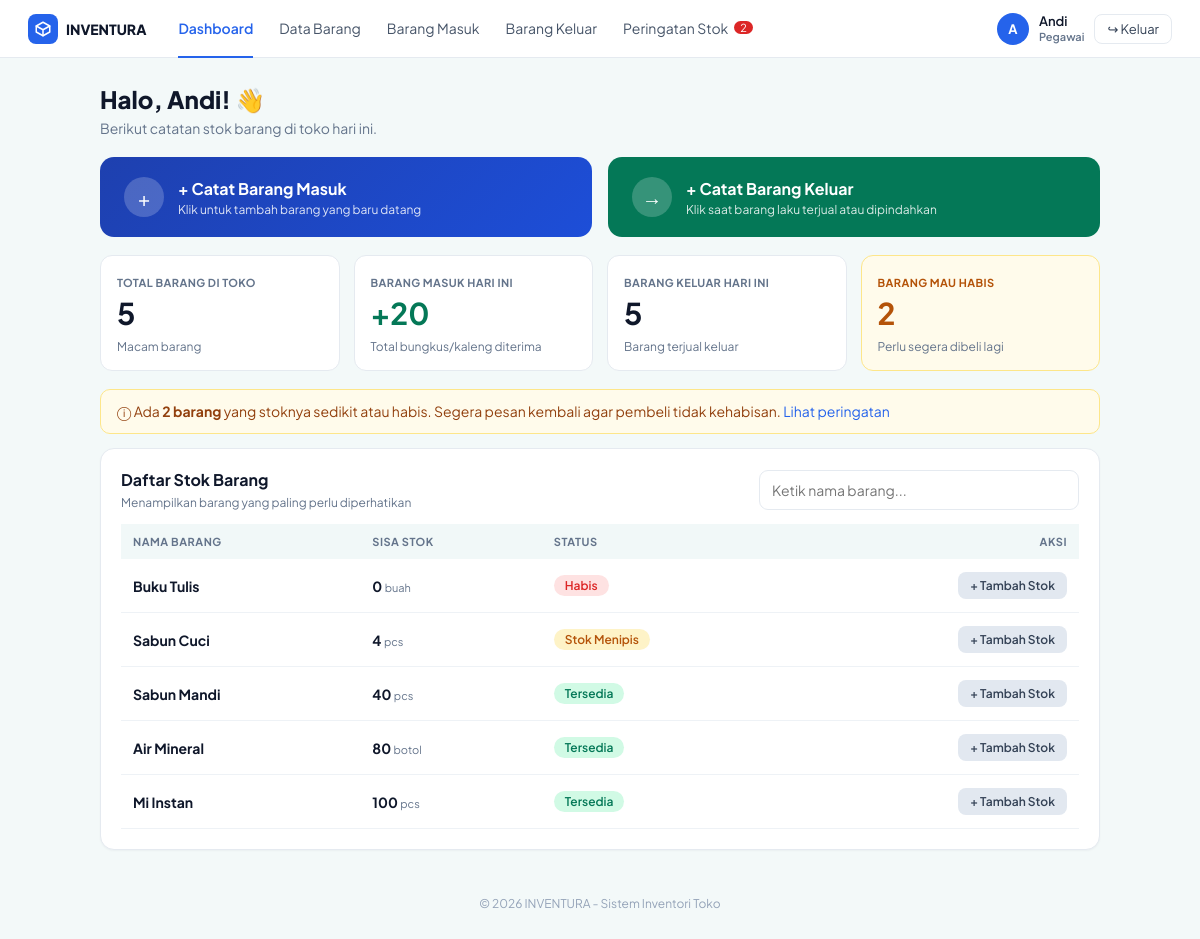
/index.php (signed in), run on the app's committed database.
### tables this page shows
CREATE TABLE barang (
  id_barang INT AUTO_INCREMENT PRIMARY KEY,
  id_kategori INT NOT NULL,
  nama_barang VARCHAR(100) NOT NULL,
  satuan VARCHAR(20) NOT NULL,
  stok INT NOT NULL,
  stok_minimum INT NOT NULL,
  FOREIGN KEY (id_kategori) REFERENCES kategori(id_kategori)
);

### index.php (the view, shortened to what this page needs)
<?php
include "header.php";
$jenis = mysqli_fetch_assoc(mysqli_query($koneksi, "SELECT COUNT(*) AS n FROM barang"))['n'];
$masuk = mysqli_fetch_assoc(mysqli_query($koneksi, "SELECT IFNULL(SUM(d.jumlah),0) AS n FROM detail_transaksi d
    JOIN transaksi t ON d.id_transaksi = t.id_transaksi
    WHERE t.jenis_transaksi='Masuk' AND t.tanggal = CURDATE()"))['n'];
$keluar = mysqli_fetch_assoc(mysqli_query($koneksi, "SELECT IFNULL(SUM(d.jumlah),0) AS n FROM detail_transaksi d
    JOIN transaksi t ON d.id_transaksi = t.id_transaksi
    WHERE t.jenis_transaksi='Keluar' AND t.tanggal = CURDATE()"))['n'];
$mau_habis = $jumlah_peringatan;
$cari = isset($_GET['cari']) ? mysqli_real_escape_string($koneksi, $_GET['cari']) : "";
$hasil = mysqli_query($koneksi, "SELECT * FROM barang WHERE nama_barang LIKE '%$cari%' ORDER BY (stok <= stok_minimum) DESC, stok ASC LIMIT 10");
?>
<h1>Halo, <?= htmlspecialchars($_SESSION['nama_pegawai']) ?>! &#128075;</h1>
<p class="sub">Berikut catatan stok barang di toko hari ini.</p>
<div class="aksi-besar">
  <a class="biru" href="transaksi.php?jenis=Masuk">
    <div class="lingkar">+</div>
    <div><b>+ Catat Barang Masuk</b><span>Klik untuk tambah barang yang baru datang</span></div>
  </a>
  <a class="hijau" href="transaksi.php?jenis=Keluar">
    <div class="lingkar">&rarr;</div>
    <div><b>+ Catat Barang Keluar</b><span>Klik saat barang laku terjual atau dipindahkan</span></div>
  </a>
</div>
<div class="statistik">
  <div class="stat"><small>Total Barang di Toko</small><b><?= $jenis ?></b><span>Macam barang</span></div>
  <div class="stat hijau"><small>Barang Masuk Hari Ini</small><b>+<?= $masuk ?></b><span>Total bungkus/kaleng diterima</span></div>
  <div class="stat"><small>Barang Keluar Hari Ini</small><b><?= $keluar ?></b><span>Barang terjual keluar</span></div>
  <div class="stat kuning"><small>Barang Mau Habis</small><b><?= $mau_habis ?></b><span>Perlu segera dibeli lagi</span></div>
</div>
<?php if ($mau_habis > 0) { ?>
<div class="banner">&#9432; Ada <b><?= $mau_habis ?> barang</b> yang stoknya sedikit atau habis. Segera pesan kembali agar pembeli tidak kehabisan. <a href="peringatan.php">Lihat peringatan</a></div>
<?php } ?>
<div class="kartu" style="margin-top:14px">
  <form method="get" class="cari" style="justify-content:space-between">
    <div><b style="font-size:16px">Daftar Stok Barang</b><div class="bantu">Menampilkan barang yang paling perlu diperhatikan</div></div>
    <input type="text" name="cari" placeholder="Ketik nama barang..." value="<?= htmlspecialchars($cari) ?>">
  </form>
  <table>
    <tr><th>Nama Barang</th><th>Sisa Stok</th><th>Status</th><th style="text-align:right">Aksi</th></tr>
    <?php while ($b = mysqli_fetch_assoc($hasil)) { $s = status_stok($b['stok'], $b['stok_minimum']); ?>
    <tr>
      <td class="tebal"><?= htmlspecialchars($b['nama_barang']) ?></td>
      <td><b><?= $b['stok'] ?></b> <small style="display:inline"><?= $b['satuan'] ?></small></td>
      <td><span class="pill <?= $s[1] ?>"><?= $s[0] ?></span></td>
      <td style="text-align:right"><a class="btn btn-kecil btn-abu" href="transaksi.php?jenis=Masuk&id_barang=<?= $b['id_barang'] ?>">+ Tambah Stok</a></td>
    </tr>
    <?php } ?>
  </table>
</div>
<?php include "footer.php"; ?>

### style.css (style rules this page uses)
:root { --biru:#2563eb; --biru-tua:#1e40af; --hijau:#047857; --bg:#f3f9f9; --garis:#e5eaf0; --teks:#0f172a; --abu:#64748b; }
* { box-sizing: border-box; }
body { font-family: 'Plus Jakarta Sans', Arial, sans-serif; background: var(--bg); margin: 0; color: var(--teks); font-size: 14px; }
a { color: var(--biru); text-decoration: none; }
h1 { font-size:24px; margin:0 0 4px; font-weight:800; }
.sub { color:var(--abu); margin:0 0 20px; }
.kartu { background:#fff; border:1px solid var(--garis); border-radius:14px; padding:20px; margin-bottom:18px; box-shadow:0 1px 2px rgba(15,23,42,.04); }
.statistik { display:grid; grid-template-columns:repeat(4,1fr); gap:14px; margin-bottom:18px; }
.stat { background:#fff; border:1px solid var(--garis); border-radius:12px; padding:16px; }
.stat small { color:var(--abu); font-weight:700; font-size:11px; letter-spacing:.4px; text-transform:uppercase; }
.stat b { display:block; font-size:30px; margin:4px 0; }
.stat span { color:var(--abu); font-size:12px; }
.stat.hijau b { color:#047857; }
.stat.kuning { background:#fffbeb; border-color:#fde68a; }
.stat.kuning b, .stat.kuning small { color:#b45309; }
.aksi-besar { display:grid; grid-template-columns:1fr 1fr; gap:16px; margin-bottom:18px; }
.aksi-besar a { color:#fff; border-radius:14px; padding:20px 24px; display:flex; align-items:center; gap:14px; }
.aksi-besar a.biru { background:#1e3a8a; background:linear-gradient(135deg,#1e40af,#1d4ed8); }
.aksi-besar a.hijau { background:#047857; }
.aksi-besar .lingkar { width:40px; height:40px; border-radius:50%; background:rgba(255,255,255,.2); display:flex; align-items:center; justify-content:center; font-size:20px; }
.aksi-besar b { display:block; font-size:16px; }
.aksi-besar span { font-size:12px; opacity:.85; }
.banner { background:#fffbeb; border:1px solid #fde68a; color:#92400e; border-radius:10px; padding:12px 16px; margin-bottom:0; }
table { width:100%; border-collapse:collapse; }
th { text-align:left; font-size:11px; color:var(--abu); letter-spacing:.5px; text-transform:uppercase; padding:11px 12px; background:#f1f8f8; }
td { padding:13px 12px; border-bottom:1px solid #eef2f6; }
td small { display:block; color:var(--abu); font-size:11px; }
.tebal { font-weight:700; }
.pill { display:inline-block; padding:3px 11px; border-radius:20px; font-size:12px; font-weight:600; }
.aman, .pill-hijau { background:#d1fae5; color:#047857; }
.menipis, .pill-kuning { background:#fef3c7; color:#b45309; }
.habis, .pill-merah { background:#fee2e2; color:#dc2626; }
.btn { display:inline-block; background:var(--biru); color:#fff; border:none; padding:10px 18px; border-radius:9px; font-weight:600; font-size:14px; cursor:pointer; font-family:inherit; }
.btn-abu { background:#e2e8f0; color:#334155; }
.btn-kecil { padding:6px 12px; font-size:12px; border-radius:8px; }
input[type=text], input[type=password], input[type=number], input[type=date], select { width:100%; padding:10px 12px; border:1px solid var(--garis); border-radius:9px; font-size:14px; font-family:inherit; background:#fff; }
.bantu { color:var(--abu); font-size:12px; margin-top:5px; }
.cari { display:flex; gap:10px; align-items:center; margin-bottom:14px; }
.cari input { max-width:320px; }

### data on the page
barang: nama_barang "Buku Tulis", stok "0", satuan "buah", stok+stok_minimum "Habis"
barang: nama_barang "Sabun Cuci", stok "4", satuan "pcs", stok+stok_minimum "Stok Menipis"
barang: nama_barang "Sabun Mandi", stok "40", satuan "pcs", stok+stok_minimum "Tersedia"
barang: nama_barang "Air Mineral", stok "80", satuan "botol", stok+stok_minimum "Tersedia"
barang: nama_barang "Mi Instan", stok "100", satuan "pcs", stok+stok_minimum "Tersedia"

### other printed values
$jumlah_peringatan "2"
substr($_SESSION['nama_pegawai'], 0, 1) "A"
$_SESSION['nama_pegawai'] "Andi"
$jenis "5"
$masuk "20"
$keluar "5"
$mau_habis "2"
